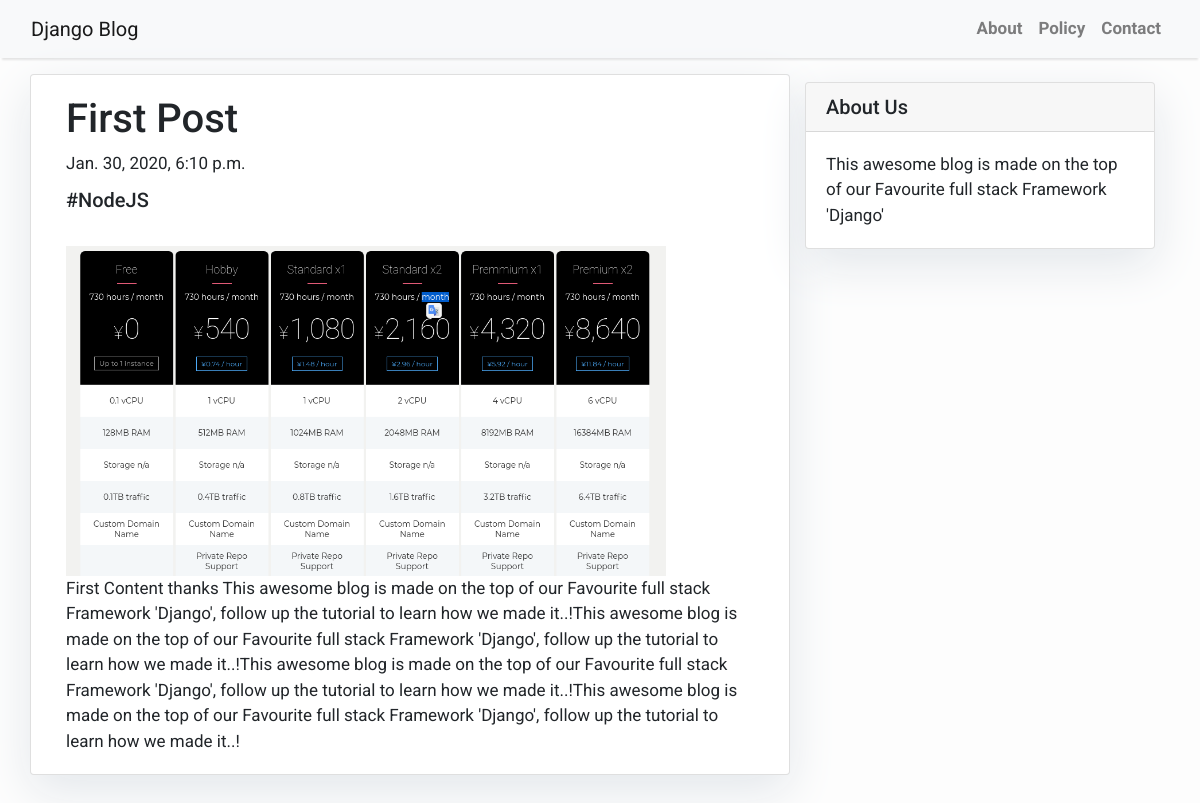
/first-post/, run on the app's committed database.
### blog/models.py (models this page shows, shortened)
class Post(models.Model):
    title = models.CharField(max_length=200, unique=True)
    pic = models.ImageField(upload_to='images/')
    content = models.TextField()
    slug = models.SlugField(max_length=200, unique=True)
    created_on = models.DateTimeField(auto_now_add=True)
    tags = models.ManyToManyField('Tag')
    class Meta:
        ordering = ['-created_on']

class Tag(models.Model):
    tag_name = models.CharField(max_length=256)

### blog/views.py (the view)
# urls.py: path('<slug:slug>/', views.PostDetail.as_view(), name='post_detail'),
class PostDetail(generic.DetailView):
    model = Post
    template_name = 'post_detail.html'

### templates/post_detail.html
{% extends 'base.html' %} {% block content %}
<div class="container">
  <div class="row">
    <div class="col-md-8 card mb-4  mt-3 left  top">
      <div class="card-body">
        <h1>{% block title %} {{ object.title }} {% endblock title %}</h1>
        <p class="card-title">{{ post.created_on }}</p>
        {% for tag in post.tags.all %}
                    <h5 class="title">{{ tag.tag_name }}</h5>
        {% endfor %}
        <br/>
                    <img src="{{ post.pic.url }}" alt=img height="=600" width="600"></img>
        <br/>
        <p class="card-text ">{{ object.content | safe }}</p>
      </div>
    </div>
    {% block sidebar %} {% include 'sidebar.html' %} {% endblock sidebar %}
  </div>
</div>
{% endblock content %}

### templates/base.html (style rules this page uses)
body { font-family: "Roboto", sans-serif; font-size: 17px; background-color: #fdfdfd; }

### templates/sidebar.html (style rules this page uses)
.card { box-shadow: 0 16px 48px #E3E7EB; }

### data on the page
Post: title "First Post", created_on "Jan. 30, 2020, 6:10 p.m.", pic (picture), content "First Content thanks This awesome blog is made on the top of our Favourite full stack Framework 'Django', follow up the tutorial to learn how we made it..!This awesome blog is made on the top of our Favourite full stack Framework 'Django', follow up the tutorial to learn how we made it..!This awesome blog is made on the top of our Favourite full stack Framework 'Django', follow up the tutorial to learn how we made it..!This awesome blog is made on the top of our Favourite full stack Framework 'Django', follow up the tutorial to learn how we made it..!"
Tag: tag_name "#NodeJS"
